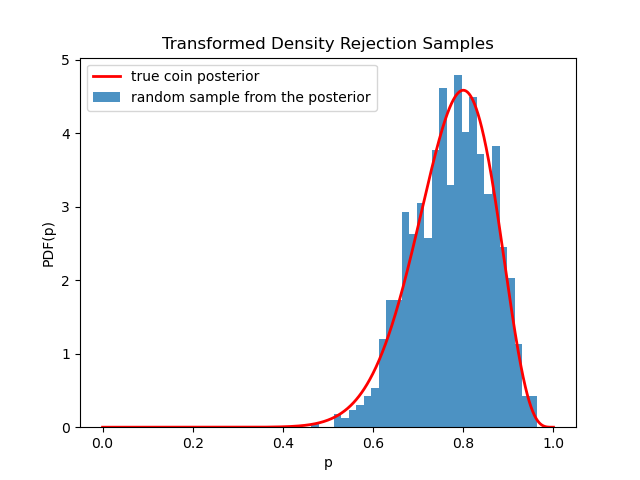

Generate this figure with Python:
import numpy as np
import matplotlib.pyplot as plt
from scipy.stats import beta, norm
from scipy.stats.sampling import TransformedDensityRejection
from math import exp

class CoinPosterior:
    def pdf(self, p: float) -> float:
        # note that the normalization constant isn't required
        return p**16 * (1 - p)**4
    def dpdf(self, p: float) -> float:
        return 16*p**15 * (1 - p)**4 - p**16 *4* (1 - p)**3

dist = CoinPosterior()
urng = np.random.default_rng()
rng = TransformedDensityRejection(dist, domain=(0,1), random_state=urng)
rvs = rng.rvs(size=1000)

x = np.linspace(0, 1, num=1000)
fx = beta.pdf(x,17,5)

plt.plot(x, fx, 'r-', lw=2, label='true coin posterior')
plt.hist(rvs, bins=30, density=True, alpha=0.8, label='random sample from the posterior')
plt.xlabel('p')
plt.ylabel('PDF(p)')
plt.title('Transformed Density Rejection Samples')
plt.legend()
plt.show()
#plt.savefig('eg_sampling.png')
